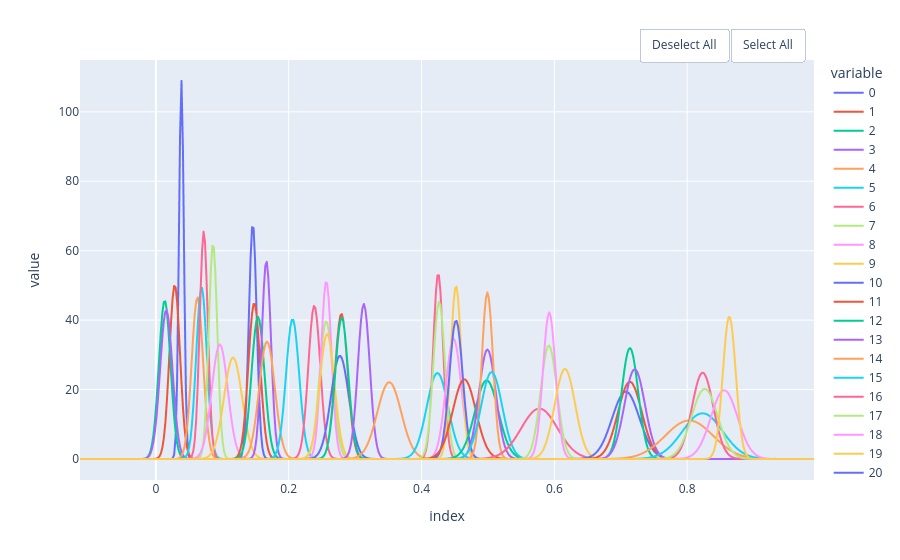
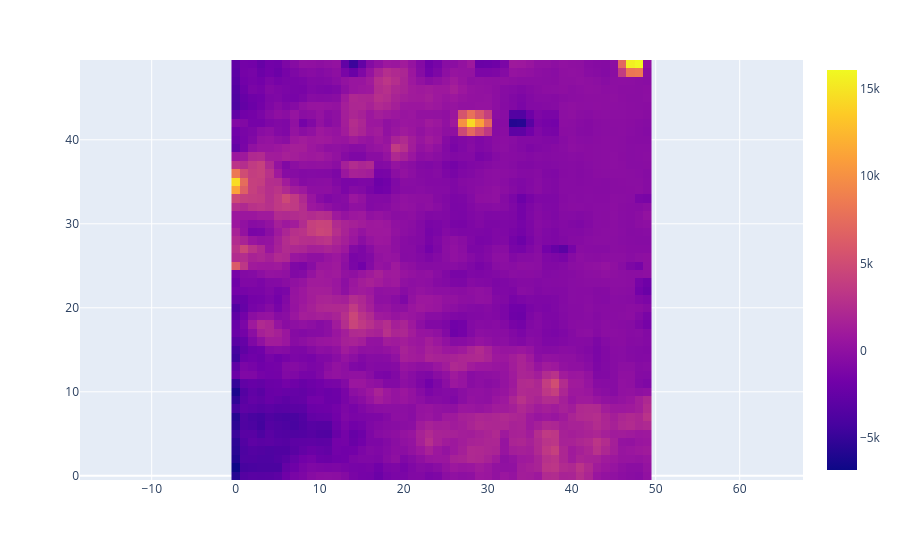
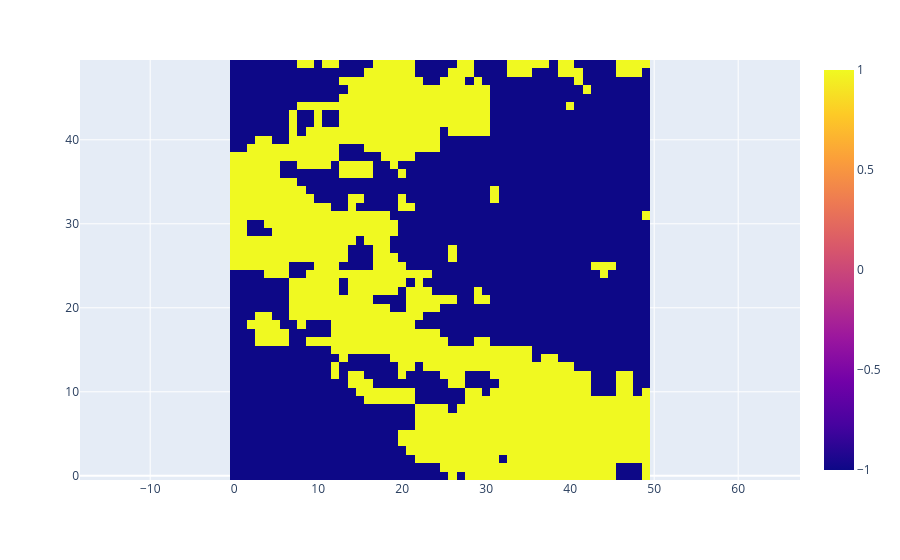

Source (notebook cell) for these figures, in order:
### Code cell
#spn.plot_som(som_1, True)
spn.plot_som(som_2, True)
spn.plot_hcm(correlation_matrix)
spn.plot_hcm(correlation_matrix, True)
spn.plot_som_comparison_to_data(som_2, df_power['y_data'].tolist())

### Figure 1 — Plotly figure (JSON) as saved in the notebook; plotly's stock layout.template omitted (floating-point values rounded to 4 significant figures; data arrays with more than 128 entries replaced by an {"elided": "..."} marker saying what was removed)
{"data": [{"hovertemplate": "variable=0<br>index=%{x}<br>value=%{y}<extra></extra>", "legendgroup": "0", "line": {"color": "#636efa", "dash": "solid"}, "marker": {"symbol": "circle"}, "mode": "lines", "name": "0", "showlegend": true, "x": {"elided": "500 float values"}, "xaxis": "x", "y": {"elided": "500 float values"}, "yaxis": "y", "type": "scattergl"}, {"hovertemplate": "variable=1<br>index=%{x}<br>value=%{y}<extra></extra>", "legendgroup": "1", "line": {"color": "#EF553B", "dash": "solid"}, "marker": {"symbol": "circle"}, "mode": "lines", "name": "1", "showlegend": true, "x": {"elided": "500 float values"}, "xaxis": "x", "y": {"elided": "500 float values"}, "yaxis": "y", "type": "scattergl"}, {"hovertemplate": "variable=2<br>index=%{x}<br>value=%{y}<extra></extra>", "legendgroup": "2", "line": {"color": "#00cc96", "dash": "solid"}, "marker": {"symbol": "circle"}, "mode": "lines", "name": "2", "showlegend": true, "x": {"elided": "500 float values"}, "xaxis": "x", "y": {"elided": "500 float values"}, "yaxis": "y", "type": "scattergl"}, {"hovertemplate": "variable=3<br>index=%{x}<br>value=%{y}<extra></extra>", "legendgroup": "3", "line": {"color": "#ab63fa", "dash": "solid"}, "marker": {"symbol": "circle"}, "mode": "lines", "name": "3", "showlegend": true, "x": {"elided": "500 float values"}, "xaxis": "x", "y": {"elided": "500 float values"}, "yaxis": "y", "type": "scattergl"}, {"hovertemplate": "variable=4<br>index=%{x}<br>value=%{y}<extra></extra>", "legendgroup": "4", "line": {"color": "#FFA15A", "dash": "solid"}, "marker": {"symbol": "circle"}, "mode": "lines", "name": "4", "showlegend": true, "x": {"elided": "500 float values"}, "xaxis": "x", "y": {"elided": "500 float values"}, "yaxis": "y", "type": "scattergl"}, {"hovertemplate": "variable=5<br>index=%{x}<br>value=%{y}<extra></extra>", "legendgroup": "5", "line": {"color": "#19d3f3", "dash": "solid"}, "marker": {"symbol": "circle"}, "mode": "lines", "name": "5", "showlegend": true, "x": {"elided": "500 float values"}, "xaxis": "x", "y": {"elided": "500 float values"}, "yaxis": "y", "type": "scattergl"}, {"hovertemplate": "variable=6<br>index=%{x}<br>value=%{y}<extra></extra>", "legendgroup": "6", "line": {"color": "#FF6692", "dash": "solid"}, "marker": {"symbol": "circle"}, "mode": "lines", "name": "6", "showlegend": true, "x": {"elided": "500 float values"}, "xaxis": "x", "y": {"elided": "500 float values"}, "yaxis": "y", "type": "scattergl"}, {"hovertemplate": "variable=7<br>index=%{x}<br>value=%{y}<extra></extra>", "legendgroup": "7", "line": {"color": "#B6E880", "dash": "solid"}, "marker": {"symbol": "circle"}, "mode": "lines", "name": "7", "showlegend": true, "x": {"elided": "500 float values"}, "xaxis": "x", "y": {"elided": "500 float values"}, "yaxis": "y", "type": "scattergl"}, {"hovertemplate": "variable=8<br>index=%{x}<br>value=%{y}<extra></extra>", "legendgroup": "8", "line": {"color": "#FF97FF", "dash": "solid"}, "marker": {"symbol": "circle"}, "mode": "lines", "name": "8", "showlegend": true, "x": {"elided": "500 float values"}, "xaxis": "x", "y": {"elided": "500 float values"}, "yaxis": "y", "type": "scattergl"}, {"hovertemplate": "variable=9<br>index=%{x}<br>value=%{y}<extra></extra>", "legendgroup": "9", "line": {"color": "#FECB52", "dash": "solid"}, "marker": {"symbol": "circle"}, "mode": "lines", "name": "9", "showlegend": true, "x": {"elided": "500 float values"}, "xaxis": "x", "y": {"elided": "500 float values"}, "yaxis": "y", "type": "scattergl"}, {"hovertemplate": "variable=10<br>index=%{x}<br>value=%{y}<extra></extra>", "legendgroup": "10", "line": {"color": "#636efa", "dash": "solid"}, "marker": {"symbol": "circle"}, "mode": "lines", "name": "10", "showlegend": true, "x": {"elided": "500 float values"}, "xaxis": "x", "y": {"elided": "500 float values"}, "yaxis": "y", "type": "scattergl"}, {"hovertemplate": "variable=11<br>index=%{x}<br>value=%{y}<extra></extra>", "legendgroup": "11", "line": {"color": "#EF553B", "dash": "solid"}, "marker": {"symbol": "circle"}, "mode": "lines", "name": "11", "showlegend": true, "x": {"elided": "500 float values"}, "xaxis": "x", "y": {"elided": "500 float values"}, "yaxis": "y", "type": "scattergl"}, {"hovertemplate": "variable=12<br>index=%{x}<br>value=%{y}<extra></extra>", "legendgroup": "12", "line": {"color": "#00cc96", "dash": "solid"}, "marker": {"symbol": "circle"}, "mode": "lines", "name": "12", "showlegend": true, "x": {"elided": "500 float values"}, "xaxis": "x", "y": {"elided": "500 float values"}, "yaxis": "y", "type": "scattergl"}, {"hovertemplate": "variable=13<br>index=%{x}<br>value=%{y}<extra></extra>", "legendgroup": "13", "line": {"color": "#ab63fa", "dash": "solid"}, "marker": {"symbol": "circle"}, "mode": "lines", "name": "13", "showlegend": true, "x": {"elided": "500 float values"}, "xaxis": "x", "y": {"elided": "500 float values"}, "yaxis": "y", "type": "scattergl"}, {"hovertemplate": "variable=14<br>index=%{x}<br>value=%{y}<extra></extra>", "legendgroup": "14", "line": {"color": "#FFA15A", "dash": "solid"}, "marker": {"symbol": "circle"}, "mode": "lines", "name": "14", "showlegend": true, "x": {"elided": "500 float values"}, "xaxis": "x", "y": {"elided": "500 float values"}, "yaxis": "y", "type": "scattergl"}, {"hovertemplate": "variable=15<br>index=%{x}<br>value=%{y}<extra></extra>", "legendgroup": "15", "line": {"color": "#19d3f3", "dash": "solid"}, "marker": {"symbol": "circle"}, "mode": "lines", "name": "15", "showlegend": true, "x": {"elided": "500 float values"}, "xaxis": "x", "y": {"elided": "500 float values"}, "yaxis": "y", "type": "scattergl"}, {"hovertemplate": "variable=16<br>index=%{x}<br>value=%{y}<extra></extra>", "legendgroup": "16", "line": {"color": "#FF6692", "dash": "solid"}, "marker": {"symbol": "circle"}, "mode": "lines", "name": "16", "showlegend": true, "x": {"elided": "500 float values"}, "xaxis": "x", "y": {"elided": "500 float values"}, "yaxis": "y", "type": "scattergl"}, {"hovertemplate": "variable=17<br>index=%{x}<br>value=%{y}<extra></extra>", "legendgroup": "17", "line": {"color": "#B6E880", "dash": "solid"}, "marker": {"symbol": "circle"}, "mode": "lines", "name": "17", "showlegend": true, "x": {"elided": "500 float values"}, "xaxis": "x", "y": {"elided": "500 float values"}, "yaxis": "y", "type": "scattergl"}, {"hovertemplate": "variable=18<br>index=%{x}<br>value=%{y}<extra></extra>", "legendgroup": "18", "line": {"color": "#FF97FF", "dash": "solid"}, "marker": {"symbol": "circle"}, "mode": "lines", "name": "18", "showlegend": true, "x": {"elided": "500 float values"}, "xaxis": "x", "y": {"elided": "500 float values"}, "yaxis": "y", "type": "scattergl"}, {"hovertemplate": "variable=19<br>index=%{x}<br>value=%{y}<extra></extra>", "legendgroup": "19", "line": {"color": "#FECB52", "dash": "solid"}, "marker": {"symbol": "circle"}, "mode": "lines", "name": "19", "showlegend": true, "x": {"elided": "500 float values"}, "xaxis": "x", "y": {"elided": "500 float values"}, "yaxis": "y", "type": "scattergl"}, {"hovertemplate": "variable=20<br>index=%{x}<br>value=%{y}<extra></extra>", "legendgroup": "20", "line": {"color": "#636efa", "dash": "solid"}, "marker": {"symbol": "circle"}, "mode": "lines", "name": "20", "showlegend": true, "x": {"elided": "500 float values"}, "xaxis": "x", "y": {"elided": "500 float values"}, "yaxis": "y", "type": "scattergl"}, {"hovertemplate": "variable=21<br>index=%{x}<br>value=%{y}<extra></extra>", "legendgroup": "21", "line": {"color": "#EF553B", "dash": "solid"}, "marker": {"symbol": "circle"}, "mode": "lines", "name": "21", "showlegend": true, "x": {"elided": "500 float values"}, "xaxis": "x", "y": {"elided": "500 float values"}, "yaxis": "y", "type": "scattergl"}, {"hovertemplate": "variable=22<br>index=%{x}<br>value=%{y}<extra></extra>", "legendgroup": "22", "line": {"color": "#00cc96", "dash": "solid"}, "marker": {"symbol": "circle"}, "mode": "lines", "name": "22", "showlegend": true, "x": {"elided": "500 float values"}, "xaxis": "x", "y": {"elided": "500 float values"}, "yaxis": "y", "type": "scattergl"}, {"hovertemplate": "variable=23<br>index=%{x}<br>value=%{y}<extra></extra>", "legendgroup": "23", "line": {"color": "#ab63fa", "dash": "solid"}, "marker": {"symbol": "circle"}, "mode": "lines", "name": "23", "showlegend": true, "x": {"elided": "500 float values"}, "xaxis": "x", "y": {"elided": "500 float values"}, "yaxis": "y", "type": "scattergl"}, {"hovertemplate": "variable=24<br>index=%{x}<br>value=%{y}<extra></extra>", "legendgroup": "24", "line": {"color": "#FFA15A", "dash": "solid"}, "marker": {"symbol": "circle"}, "mode": "lines", "name": "24", "showlegend": true, "x": {"elided": "500 float values"}, "xaxis": "x", "y": {"elided": "500 float values"}, "yaxis": "y", "type": "scattergl"}, {"hovertemplate": "variable=25<br>index=%{x}<br>value=%{y}<extra></extra>", "legendgroup": "25", "line": {"color": "#19d3f3", "dash": "solid"}, "marker": {"symbol": "circle"}, "mode": "lines", "name": "25", "showlegend": true, "x": {"elided": "500 float values"}, "xaxis": "x", "y": {"elided": "500 float values"}, "yaxis": "y", "type": "scattergl"}, {"hovertemplate": "variable=26<br>index=%{x}<br>value=%{y}<extra></extra>", "legendgroup": "26", "line": {"color": "#FF6692", "dash": "solid"}, "marker": {"symbol": "circle"}, "mode": "lines", "name": "26", "showlegend": true, "x": {"elided": "500 float values"}, "xaxis": "x", "y": {"elided": "500 float values"}, "yaxis": "y", "type": "scattergl"}, {"hovertemplate": "variable=27<br>index=%{x}<br>value=%{y}<extra></extra>", "legendgroup": "27", "line": {"color": "#B6E880", "dash": "solid"}, "marker": {"symbol": "circle"}, "mode": "lines", "name": "27", "showlegend": true, "x": {"elided": "500 float values"}, "xaxis": "x", "y": {"elided": "500 float values"}, "yaxis": "y", "type": "scattergl"}, {"hovertemplate": "variable=28<br>index=%{x}<br>value=%{y}<extra></extra>", "legendgroup": "28", "line": {"color": "#FF97FF", "dash": "solid"}, "marker": {"symbol": "circle"}, "mode": "lines", "name": "28", "showlegend": true, "x": {"elided": "500 float values"}, "xaxis": "x", "y": {"elided": "500 float values"}, "yaxis": "y", "type": "scattergl"}, {"hovertemplate": "variable=29<br>index=%{x}<br>value=%{y}<extra></extra>", "legendgroup": "29", "line": {"color": "#FECB52", "dash": "solid"}, "marker": {"symbol": "circle"}, "mode": "lines", "name": "29", "showlegend": true, "x": {"elided": "500 float values"}, "xaxis": "x", "y": {"elided": "500 float values"}, "yaxis": "y", "type": "scattergl"}, {"hovertemplate": "variable=30<br>index=%{x}<br>value=%{y}<extra></extra>", "legendgroup": "30", "line": {"color": "#636efa", "dash": "solid"}, "marker": {"symbol": "circle"}, "mode": "lines", "name": "30", "showlegend": true, "x": {"elided": "500 float values"}, "xaxis": "x", "y": {"elided": "500 float values"}, "yaxis": "y", "type": "scattergl"}, {"hovertemplate": "variable=31<br>index=%{x}<br>value=%{y}<extra></extra>", "legendgroup": "31", "line": {"color": "#EF553B", "dash": "solid"}, "marker": {"symbol": "circle"}, "mode": "lines", "name": "31", "showlegend": true, "x": {"elided": "500 float values"}, "xaxis": "x", "y": {"elided": "500 float values"}, "yaxis": "y", "type": "scattergl"}, {"hovertemplate": "variable=32<br>index=%{x}<br>value=%{y}<extra></extra>", "legendgroup": "32", "line": {"color": "#00cc96", "dash": "solid"}, "marker": {"symbol": "circle"}, "mode": "lines", "name": "32", "showlegend": true, "x": {"elided": "500 float values"}, "xaxis": "x", "y": {"elided": "500 float values"}, "yaxis": "y", "type": "scattergl"}, {"hovertemplate": "variable=33<br>index=%{x}<br>value=%{y}<extra></extra>", "legendgroup": "33", "line": {"color": "#ab63fa", "dash": "solid"}, "marker": {"symbol": "circle"}, "mode": "lines", "name": "33", "showlegend": true, "x": {"elided": "500 float values"}, "xaxis": "x", "y": {"elided": "500 float values"}, "yaxis": "y", "type": "scattergl"}, {"hovertemplate": "variable=34<br>index=%{x}<br>value=%{y}<extra></extra>", "legendgroup": "34", "line": {"color": "#FFA15A", "dash": "solid"}, "marker": {"symbol": "circle"}, "mode": "lines", "name": "34", "showlegend": true, "x": {"elided": "500 float values"}, "xaxis": "x", "y": {"elided": "500 float values"}, "yaxis": "y", "type": "scattergl"}, {"hovertemplate": "variable=35<br>index=%{x}<br>value=%{y}<extra></extra>", "legendgroup": "35", "line": {"color": "#19d3f3", "dash": "solid"}, "marker": {"symbol": "circle"}, "mode": "lines", "name": "35", "showlegend": true, "x": {"elided": "500 float values"}, "xaxis": "x", "y": {"elided": "500 float values"}, "yaxis": "y", "type": "scattergl"}, {"hovertemplate": "variable=36<br>index=%{x}<br>value=%{y}<extra></extra>", "legendgroup": "36", "line": {"color": "#FF6692", "dash": "solid"}, "marker": {"symbol": "circle"}, "mode": "lines", "name": "36", "showlegend": true, "x": {"elided": "500 float values"}, "xaxis": "x", "y": {"elided": "500 float values"}, "yaxis": "y", "type": "scattergl"}, {"hovertemplate": "variable=37<br>index=%{x}<br>value=%{y}<extra></extra>", "legendgroup": "37", "line": {"color": "#B6E880", "dash": "solid"}, "marker": {"symbol": "circle"}, "mode": "lines", "name": "37", "showlegend": true, "x": {"elided": "500 float values"}, "xaxis": "x", "y": {"elided": "500 float values"}, "yaxis": "y", "type": "scattergl"}, {"hovertemplate": "variable=38<br>index=%{x}<br>value=%{y}<extra></extra>", "legendgroup": "38", "line": {"color": "#FF97FF", "dash": "solid"}, "marker": {"symbol": "circle"}, "mode": "lines", "name": "38", "showlegend": true, "x": {"elided": "500 float values"}, "xaxis": "x", "y": {"elided": "500 float values"}, "yaxis": "y", "type": "scattergl"}, {"hovertemplate": "variable=39<br>index=%{x}<br>value=%{y}<extra></extra>", "legendgroup": "39", "line": {"color": "#FECB52", "dash": "solid"}, "marker": {"symbol": "circle"}, "mode": "lines", "name": "39", "showlegend": true, "x": {"elided": "500 float values"}, "xaxis": "x", "y": {"elided": "500 float values"}, "yaxis": "y", "type": "scattergl"}, {"hovertemplate": "variable=40<br>index=%{x}<br>value=%{y}<extra></extra>", "legendgroup": "40", "line": {"color": "#636efa", "dash": "solid"}, "marker": {"symbol": "circle"}, "mode": "lines", "name": "40", "showlegend": true, "x": {"elided": "500 float values"}, "xaxis": "x", "y": {"elided": "500 float values"}, "yaxis": "y", "type": "scattergl"}, {"hovertemplate": "variable=41<br>index=%{x}<br>value=%{y}<extra></extra>", "legendgroup": "41", "line": {"color": "#EF553B", "dash": "solid"}, "marker": {"symbol": "circle"}, "mode": "lines", "name": "41", "showlegend": true, "x": {"elided": "500 float values"}, "xaxis": "x", "y": {"elided": "500 float values"}, "yaxis": "y", "type": "scattergl"}, {"hovertemplate": "variable=42<br>index=%{x}<br>value=%{y}<extra></extra>", "legendgroup": "42", "line": {"color": "#00cc96", "dash": "solid"}, "marker": {"symbol": "circle"}, "mode": "lines", "name": "42", "showlegend": true, "x": {"elided": "500 float values"}, "xaxis": "x", "y": {"elided": "500 float values"}, "yaxis": "y", "type": "scattergl"}, {"hovertemplate": "variable=43<br>index=%{x}<br>value=%{y}<extra></extra>", "legendgroup": "43", "line": {"color": "#ab63fa", "dash": "solid"}, "marker": {"symbol": "circle"}, "mode": "lines", "name": "43", "showlegend": true, "x": {"elided": "500 float values"}, "xaxis": "x", "y": {"elided": "500 float values"}, "yaxis": "y", "type": "scattergl"}, {"hovertemplate": "variable=44<br>index=%{x}<br>value=%{y}<extra></extra>", "legendgroup": "44", "line": {"color": "#FFA15A", "dash": "solid"}, "marker": {"symbol": "circle"}, "mode": "lines", "name": "44", "showlegend": true, "x": {"elided": "500 float values"}, "xaxis": "x", "y": {"elided": "500 float values"}, "yaxis": "y", "type": "scattergl"}, {"hovertemplate": "variable=45<br>index=%{x}<br>value=%{y}<extra></extra>", "legendgroup": "45", "line": {"color": "#19d3f3", "dash": "solid"}, "marker": {"symbol": "circle"}, "mode": "lines", "name": "45", "showlegend": true, "x": {"elided": "500 float values"}, "xaxis": "x", "y": {"elided": "500 float values"}, "yaxis": "y", "type": "scattergl"}, {"hovertemplate": "variable=46<br>index=%{x}<br>value=%{y}<extra></extra>", "legendgroup": "46", "line": {"color": "#FF6692", "dash": "solid"}, "marker": {"symbol": "circle"}, "mode": "lines", "name": "46", "showlegend": true, "x": {"elided": "500 float values"}, "xaxis": "x", "y": {"elided": "500 float values"}, "yaxis": "y", "type": "scattergl"}, {"hovertemplate": "variable=47<br>index=%{x}<br>value=%{y}<extra></extra>", "legendgroup": "47", "line": {"color": "#B6E880", "dash": "solid"}, "marker": {"symbol": "circle"}, "mode": "lines", "name": "47", "showlegend": true, "x": {"elided": "500 float values"}, "xaxis": "x", "y": {"elided": "500 float values"}, "yaxis": "y", "type": "scattergl"}, {"hovertemplate": "variable=48<br>index=%{x}<br>value=%{y}<extra></extra>", "legendgroup": "48", "line": {"color": "#FF97FF", "dash": "solid"}, "marker": {"symbol": "circle"}, "mode": "lines", "name": "48", "showlegend": true, "x": {"elided": "500 float values"}, "xaxis": "x", "y": {"elided": "500 float values"}, "yaxis": "y", "type": "scattergl"}, {"hovertemplate": "variable=49<br>index=%{x}<br>value=%{y}<extra></extra>", "legendgroup": "49", "line": {"color": "#FECB52", "dash": "solid"}, "marker": {"symbol": "circle"}, "mode": "lines", "name": "49", "showlegend": true, "x": {"elided": "500 float values"}, "xaxis": "x", "y": {"elided": "500 float values"}, "yaxis": "y", "type": "scattergl"}], "layout": {"xaxis": {"anchor": "y", "domain": [0.0, 1.0], "title": {"text": "index"}}, "yaxis": {"anchor": "x", "domain": [0.0, 1.0], "title": {"text": "value"}}, "legend": {"title": {"text": "variable"}, "tracegroupgap": 0}, "margin": {"t": 60}, "updatemenus": [{"buttons": [{"args": ["visible", "legendonly"], "label": "Deselect All", "method": "restyle"}, {"args": ["visible", true], "label": "Select All", "method": "restyle"}], "direction": "left", "pad": {"r": 10, "t": 10}, "showactive": false, "type": "buttons", "x": 1, "xanchor": "right", "y": 1.1, "yanchor": "top"}]}}

### Figure 2 — Plotly figure (JSON) as saved in the notebook; plotly's stock layout.template omitted (floating-point values rounded to 4 significant figures; data arrays with more than 128 entries replaced by an {"elided": "..."} marker saying what was removed)
{"data": [{"coloraxis": "coloraxis", "name": "0", "z": {"elided": "50x50 float values"}, "type": "heatmap", "xaxis": "x", "yaxis": "y", "hovertemplate": "x: %{x}<br>y: %{y}<br>color: %{z}<extra></extra>"}], "layout": {"xaxis": {"anchor": "y", "domain": [0.0, 1.0]}, "yaxis": {"anchor": "x", "domain": [0.0, 1.0], "autorange": "min", "scaleanchor": "x"}, "coloraxis": {"colorscale": [[0.0, "#0d0887"], [0.1111, "#46039f"], [0.2222, "#7201a8"], [0.3333, "#9c179e"], [0.4444, "#bd3786"], [0.5556, "#d8576b"], [0.6667, "#ed7953"], [0.7778, "#fb9f3a"], [0.8889, "#fdca26"], [1.0, "#f0f921"]]}, "margin": {"t": 60}}}

### Figure 3 — Plotly figure (JSON) as saved in the notebook; plotly's stock layout.template omitted (floating-point values rounded to 4 significant figures; data arrays with more than 128 entries replaced by an {"elided": "..."} marker saying what was removed)
{"data": [{"coloraxis": "coloraxis", "name": "0", "z": {"elided": "50x50 int values"}, "type": "heatmap", "xaxis": "x", "yaxis": "y", "hovertemplate": "x: %{x}<br>y: %{y}<br>color: %{z}<extra></extra>"}], "layout": {"xaxis": {"anchor": "y", "domain": [0.0, 1.0]}, "yaxis": {"anchor": "x", "domain": [0.0, 1.0], "autorange": "min", "scaleanchor": "x"}, "coloraxis": {"colorscale": [[0.0, "#0d0887"], [0.1111, "#46039f"], [0.2222, "#7201a8"], [0.3333, "#9c179e"], [0.4444, "#bd3786"], [0.5556, "#d8576b"], [0.6667, "#ed7953"], [0.7778, "#fb9f3a"], [0.8889, "#fdca26"], [1.0, "#f0f921"]]}, "margin": {"t": 60}}}
